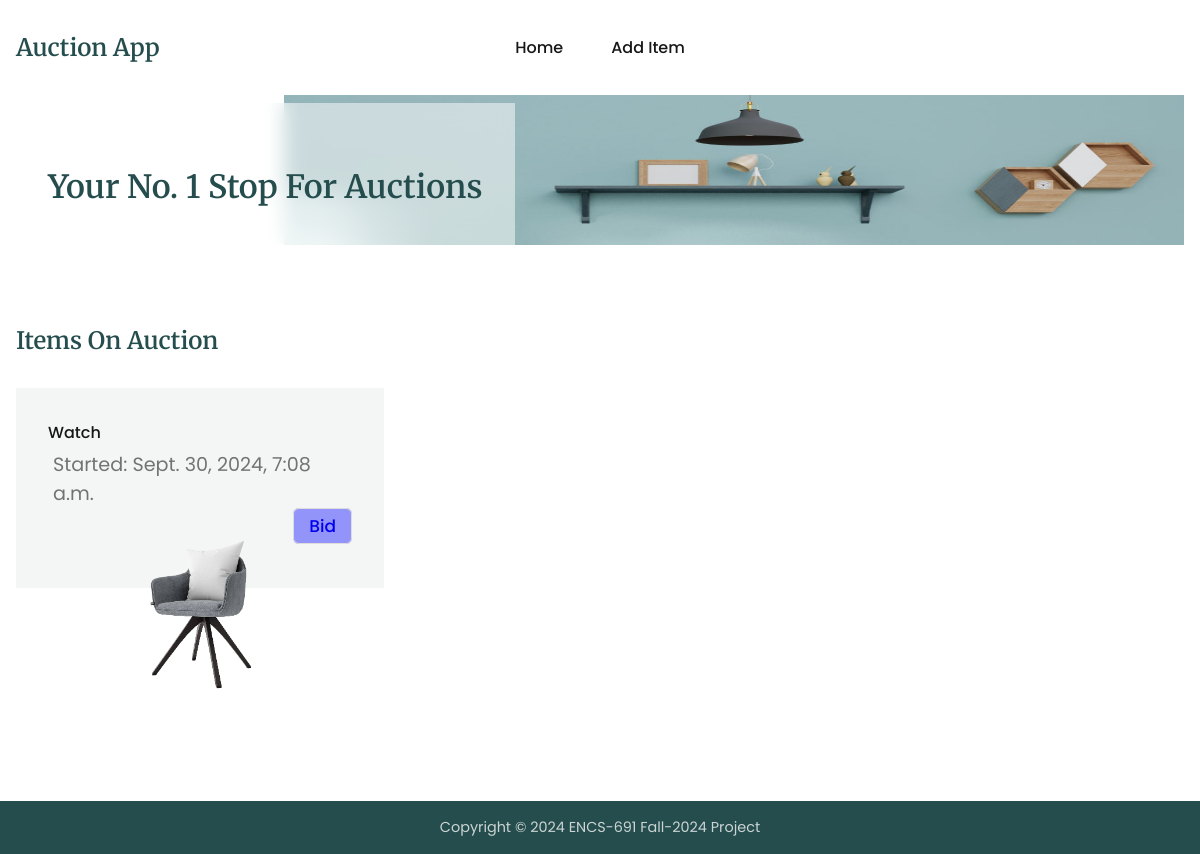
Page /auctions/ on the committed database.
### auctions/models.py (models this page shows, shortened)
class Item(models.Model):
    name = models.CharField(max_length=200)
    description = models.CharField(max_length=200)
    categoryid = models.CharField(max_length=200)
    subcategoryid = models.CharField(max_length=200, default='1')
    status = models.CharField(max_length=200)
    minimumbid = models.IntegerField()
    username = models.CharField(max_length=200)
    image = models.CharField(max_length=200)
    createdat = models.DateTimeField(default=timezone.now)

### auctions/views.py (the view)
# urls.py: path('', views.index, name='index'),
def index(req):
    items = getAllRecords(Item)
    if items:
        context = {'items': items}
        return render(req, 'auctions/index.html', context=context)
    error(req, message='Currently, no items are available for auction.')
    return render(req, 'auctions/index.html')

### auctions/utils.py (called while the page is built)
def getAllRecords(model):
    try:
        rows = model.objects.all()
    except (KeyError, model.DoesNotExist):
        return None
    else:
        return rows

### templates/auctions/index.html (shortened to what this page needs)
{% extends "base.html" %}
{% block content %}
<section class="section__container product__container" id="product">
    <h3 class="section__header">Items On Auction</h3>
    <div class="product__grid">
        {% for item in items %}
        <div class="product__card">
            <h4>{{item.name}}</h4>
            <p>Started: {{item.createdat}}</p>
            <div class="btn-div">
                <a
                    class="bid-btn"
                    href="{% url 'auctions:bidItem' item.id %}"
                >
                    Bid
                </a>
            </div>
            <img src="{{item.image}}" alt="{{item.name}}" />
        </div>
        {% endfor %}
    </div>
</section>
{% endblock %}

### auctions/static/css/styles.css (style rules this page uses)
:root { --primary-color: #254d4d; --text-dark: #171717; --text-light: #737373; --extra-light: #f4f6f5; --white: #ffffff; --max-width: 1200px; --header-font: "Merriweather", serif; }
* { padding: 0; margin: 0; box-sizing: border-box; }
.section__container { max-width: var(--max-width); margin: auto; padding: 5rem 1rem; }
.section__header { margin-bottom: 0.5rem; font-size: 1.5rem; font-weight: 600; font-family: var(--header-font); color: var(--primary-color); }
img { display: flex; width: 100%; height: 150px; }
a { text-decoration: none; transition: 0.3s; }
html, body { scroll-behavior: smooth; }
body { font-family: "Poppins", sans-serif; }
.product__grid { margin-top: 2rem; display: grid; gap: 2rem; }
.product__card { position: relative; isolation: isolate; padding: 2rem; }
.product__card::before { position: absolute; content: ""; top: 0; left: 0; width: 100%; height: 60%; background-color: var(--extra-light); z-index: -1; transition: 0.3s; }
.product__card h4 { font-size: 1rem; font-weight: 500; color: var(--text-dark); }
.product__card p { padding: 5px; font-size: 1.2rem; color: var(--text-light); }
.product__card img { max-width: 150px; margin-inline: auto; }
.product__card .btn-div { text-align: end; }
.product__card .bid-btn { font-size: 1.2rem; font-weight: 500; cursor: pointer; padding: 5px 15px; font-size: 17px; border: 1px solid #ddd; border-radius: 6px; outline: none; background-color: rgba(0, 0, 255, 0.4); }
@media (width > 540px) { .product__grid { grid-template-columns: repeat(2, 1fr); } }
@media (width > 768px) { .product__grid { grid-template-columns: repeat(3, 1fr); } }

### auctions/static/css/style.css (style rules this page uses)
::placeholder { text-transform: none; }
a { text-decoration: none; }

### rows in the picture
Item: name "Watch", createdat "Sept. 30, 2024, 7:08 a.m.", image (picture)
